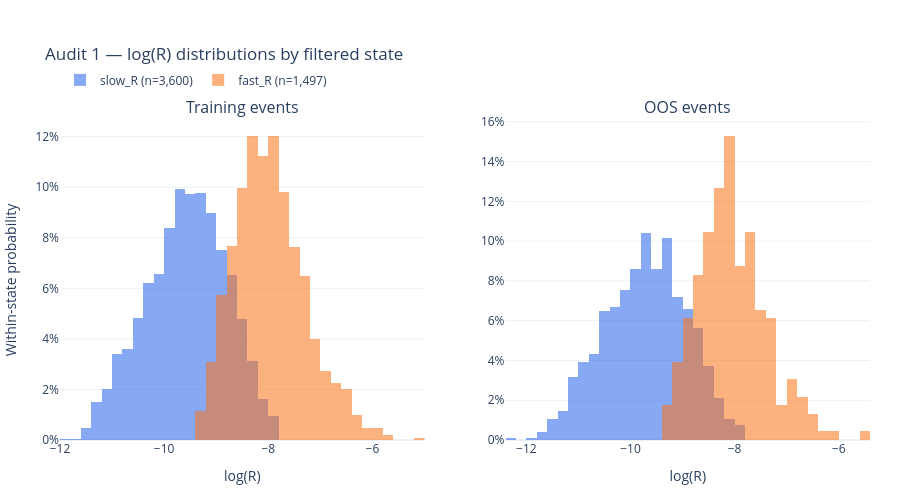

The cell this chart's notebook holds for it:
### Markdown cell above
## Audit 1: log-R distributions by state

If the state names are meaningful, `fast_R` should occupy materially higher log-R values than `slow_R`. Overlap is expected because an HMM also uses the preceding belief and transition probabilities. Compare training and OOS rather than accepting in-sample separation alone.

### Code cell
log_r_audit_fig = plot_hmm_log_r_distributions(audit_events)
log_r_audit_fig.show()

### Figure 1 — Plotly figure (JSON) as saved in the notebook; plotly's stock layout.template omitted (floating-point values rounded to 4 significant figures; data arrays with more than 128 entries replaced by an {"elided": "..."} marker saying what was removed)
{"data": [{"bingroup": "log_r_train", "histnorm": "probability", "hovertemplate": "log(R)=%{x:.4f}<br>within-state share=%{y:.2%}<extra></extra>", "legendgroup": "slow_R", "marker": {"color": "#2563eb"}, "name": "slow_R (n=3,600)", "nbinsx": 50, "opacity": 0.55, "showlegend": true, "type": "histogram", "x": {"elided": "3600 float values"}, "xaxis": "x", "yaxis": "y"}, {"bingroup": "log_r_train", "histnorm": "probability", "hovertemplate": "log(R)=%{x:.4f}<br>within-state share=%{y:.2%}<extra></extra>", "legendgroup": "fast_R", "marker": {"color": "#f97316"}, "name": "fast_R (n=1,497)", "nbinsx": 50, "opacity": 0.55, "showlegend": true, "type": "histogram", "x": {"elided": "1497 float values"}, "xaxis": "x", "yaxis": "y"}, {"bingroup": "log_r_oos", "histnorm": "probability", "hovertemplate": "log(R)=%{x:.4f}<br>within-state share=%{y:.2%}<extra></extra>", "legendgroup": "slow_R", "marker": {"color": "#2563eb"}, "name": "slow_R (n=1,046)", "nbinsx": 50, "opacity": 0.55, "showlegend": false, "type": "histogram", "x": {"elided": "1046 float values"}, "xaxis": "x2", "yaxis": "y2"}, {"bingroup": "log_r_oos", "histnorm": "probability", "hovertemplate": "log(R)=%{x:.4f}<br>within-state share=%{y:.2%}<extra></extra>", "legendgroup": "fast_R", "marker": {"color": "#f97316"}, "name": "fast_R (n=229)", "nbinsx": 50, "opacity": 0.55, "showlegend": false, "type": "histogram", "x": {"elided": "229 float values"}, "xaxis": "x2", "yaxis": "y2"}], "layout": {"annotations": [{"font": {"size": 16}, "showarrow": false, "text": "Training events", "x": 0.225, "xanchor": "center", "xref": "paper", "y": 1.0, "yanchor": "bottom", "yref": "paper"}, {"font": {"size": 16}, "showarrow": false, "text": "OOS events", "x": 0.775, "xanchor": "center", "xref": "paper", "y": 1.0, "yanchor": "bottom", "yref": "paper"}], "barmode": "overlay", "height": 500, "legend": {"orientation": "h", "x": 0.0, "xanchor": "left", "y": 1.08, "yanchor": "bottom"}, "margin": {"b": 60, "l": 60, "r": 30, "t": 120}, "title": {"text": "Audit 1 — log(R) distributions by filtered state"}, "xaxis": {"anchor": "y", "domain": [0.0, 0.45], "title": {"text": "log(R)"}}, "xaxis2": {"anchor": "y2", "domain": [0.55, 1.0], "title": {"text": "log(R)"}}, "yaxis": {"anchor": "x", "domain": [0.0, 1.0], "tickformat": ".0%", "title": {"text": "Within-state probability"}}, "yaxis2": {"anchor": "x2", "domain": [0.0, 1.0], "tickformat": ".0%"}}}
